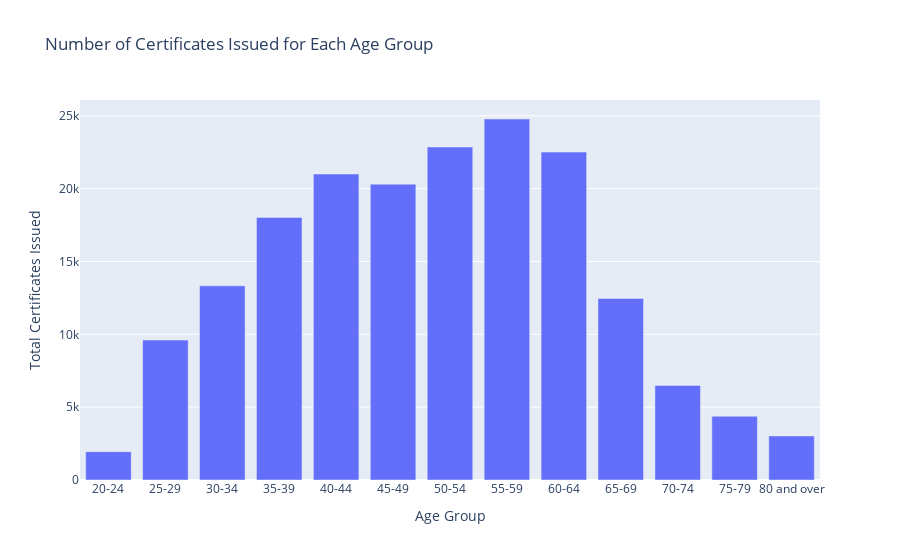

The cell this chart's notebook holds for it:
### Code cell
# Read the 'Certificates by age group' sheet of 'data/ATP_certificate_stats.xlsx' into a dataframe
age_groups = pd.read_excel('data/ATP_certificate_stats.xlsx', sheet_name='Certificates by age group')

# Graph the number of certificates issued for each age group
fig = px.bar(age_groups, x='Age Group', y='Airline Transport 1/', title='Number of Certificates Issued for Each Age Group')
fig.update_layout(xaxis_title='Age Group', yaxis_title='Total Certificates Issued')

# Save the plot to an html file
fig.write_html('certificates_issued_age_group.html')

fig.show()

### Figure 1 — Plotly figure (JSON) as saved in the notebook; plotly's stock layout.template omitted (floating-point values rounded to 4 significant figures)
{"data": [{"alignmentgroup": "True", "hovertemplate": "Age Group=%{x}<br>Airline Transport 1/=%{y}<extra></extra>", "legendgroup": "", "marker": {"color": "#636efa", "pattern": {"shape": ""}}, "name": "", "offsetgroup": "", "orientation": "v", "showlegend": false, "textposition": "auto", "type": "bar", "x": ["20-24", "25-29", "30-34", "35-39", "40-44", "45-49", "50-54", "55-59", "60-64", "65-69", "70-74", "75-79", "80 and over"], "xaxis": "x", "y": [1945, 9606, 13331, 18027, 21005, 20310, 22861, 24784, 22511, 12467, 6493, 4374, 3024], "yaxis": "y"}], "layout": {"barmode": "relative", "legend": {"tracegroupgap": 0}, "title": {"text": "Number of Certificates Issued for Each Age Group"}, "xaxis": {"anchor": "y", "domain": [0, 1], "title": {"text": "Age Group"}}, "yaxis": {"anchor": "x", "domain": [0, 1], "title": {"text": "Total Certificates Issued"}}}}
